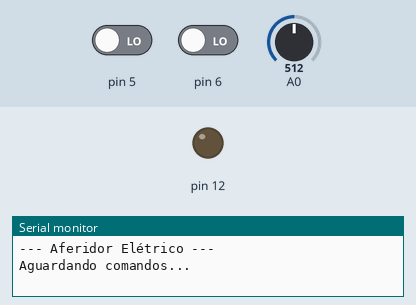
Simulated run of this sketch. Board: Arduino Nano, built with avr-gcc and run on an emulated ATmega328P. Parts: output pins drawn as LEDs (lit = HIGH), the last lines printed to the serial monitor. The inputs (shaded band) are chosen by the test bench; at power-on: pin 6 LOW, pin 5 LOW, A0 = 512.

Above: at 3.2 s.
3.3 s: pin 6 driven HIGH
At 4.5 s:
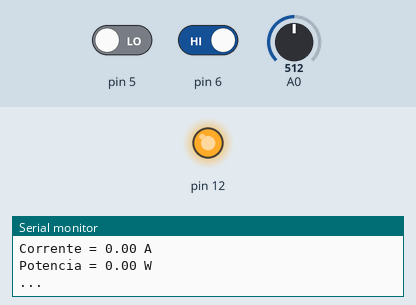
4.8 s: pin 5 driven HIGH
At 5.6 s:
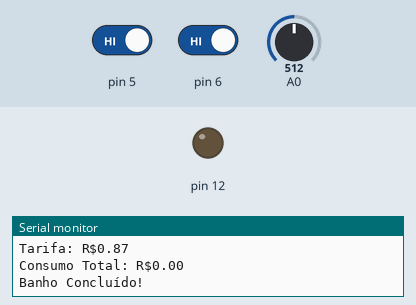
8.0 s: pin 5 driven LOW
At 9.5 s:
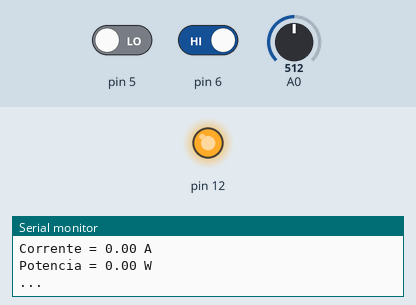
Timing chart, 0 to 11.0 s (numbered marks = the images above; inputs shaded):
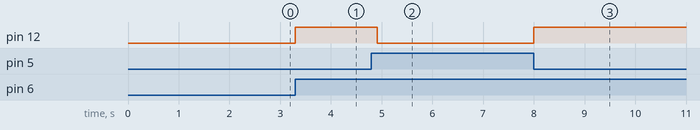

The sketch:

nanoBoardPowerMain.ino
```cpp
/*
CÁLCULO DE CONSUMO DE ENERGIA ELÉTRICA:

TARIFAS:
ANEEL    - R$0.35806
ENERGISA - R$0.60080 + IMPOSTOS(~45%) = R$0.868610


RELAÇÃO JOULES x KWH:
1KWH = 1J/36000000

EQUAÇÃO:
E(R$) = ((MEDIAPOTENCIA(W) x TEMPO(S))/3600000) x TARIFA(R$)

OBS:
A MÉDIA DA POTÊNCIA AFERIDA -> USAR vetor_dinâmico[lista];
TEMPO NO BANHO -> USAR A FUNÇÃO millis();

NO ARDUINO NANO A LISTA CHEGA SOMENTE ATÉ 32 POSIÇÕES...

PORTA I2C: A4 e A5
POWER RODANDO NO CANAL 1

*/

#include <Wire.h>


char t[10];
char p[10];
char c[10];
char strSend[30];
int require = -1;
//MINUTOS:
unsigned long tempo = 0;
//WATTS:
float powerPot = 0;
//R$
float powerCons = 0;

bool fim_banho = false;

float vetCorrente[30];
unsigned long oldTime = 0;
float* list;
size_t count;
unsigned long tempo_minutos = 0;
size_t capacity;
//bool fim_banho = false;
#define TARIFA 0.8686
bool concluir = false;
//float E = 0;
//float media_potencia = 0;
float potencia = 0;

void setup()
{
  Serial.begin(115200);

  //CANAL 1 - POWER
  Wire.begin(1);
  delay(2000);
  Serial.println("--- Aferidor Elétrico ---");
  Serial.println("Aguardando comandos...");
  Serial.println();
  Wire.onReceive(receiveEvent);
  Wire.onRequest(requestEvent);

  pinMode(A0, INPUT);
  pinMode(5, INPUT);
  pinMode(6, INPUT);
  pinMode(12, OUTPUT);
  CreateList(1);//inicializa vetor dinâmico
}

void loop()
{
  if(digitalRead(5))
  {
    //Serial.println("FIM BANHO...");
    fim_banho = true;
    digitalWrite(12, LOW);
    oldTime = 0;
    //tempo_minutos = 0;
  }
  else
  {
    if(digitalRead(6))
    {
        fim_banho = false;
        digitalWrite(12, HIGH);
        afereCorrente();
        concluir = false;
        //validarPotencia();
    }
  }


  if(fim_banho && (concluir == false))
  {
    delay(100);
    //powerPot = potencia;
    fechaConta();
  }
}

// FINALIZA AS COLETAS E REALIZA CÁLCULO DE CONSUMO
void fechaConta()
{

  //tempo_minutos = 40;

  Serial.println();
  Serial.print("Tempo: ");
  Serial.print(tempo_minutos);
  Serial.print(" minutos");
  Serial.println();
  float E = 0;
  float media_potencia = 0;
  for (size_t index = 0; index < count; index++)
  {
    media_potencia = media_potencia + list[index];
    /*
    Serial.println();
    Serial.print("Soma Potência: ");
    Serial.print(media_potencia);
    Serial.println();
    */
  }
  media_potencia = media_potencia/tempo_minutos;
  //powerPot = media_potencia;
  //media_potencia = 3200;

  Serial.println();
  Serial.print("Media Potência: ");
  Serial.print(media_potencia);
  Serial.print(" W");
  Serial.println();

  powerPot = media_potencia;

  //CÁLCULO DE CONSUMO: tempo_minutos é dado em minutos e só conta se o chuveiro estiver consumindo...

  Serial.println();
  Serial.print("Tarifa: R$");
  Serial.print(TARIFA);
  Serial.println();
  if(tempo_minutos != 0)
  {
      E = (((media_potencia * (tempo_minutos*60))/3600000) * TARIFA);
      powerCons = E;
  }
  else E = 0.00;
  delete[] list;
  CreateList(1);//inicializa vetor dinâmico
  Serial.println();
  Serial.print("Consumo Total: R$");
  Serial.print(E);
  Serial.println();
  Serial.println();
  Serial.println("Banho Concluído!");
  Serial.println();
  tempo = tempo_minutos;
  tempo_minutos = 0;
  concluir = true;
}


void afereCorrente()
{
  double maior_Valor = 0;
  double valor_Corrente = 0;
  float tensao = 220;
  //float potencia = 0;

  for(int i = 0; i < 29; i++)
  {
    vetCorrente[i] = analogRead(A0);
    delayMicroseconds(600);
  }

  for(int i = 0; i < 29; i++)
  {
    if(maior_Valor < vetCorrente[i])
    {
      maior_Valor = vetCorrente[i];
    }
  }
  //Serial.println(maior_Valor); // VALOR DECIMAL 10bit
  maior_Valor = maior_Valor * 0.004882812;
  valor_Corrente = maior_Valor - 2.5;
  valor_Corrente = valor_Corrente * 1000;
  valor_Corrente = valor_Corrente / 66;  //sensibilidade : 66mV/A para ACS712 30A / 185mV/A para ACS712 5A
  valor_Corrente = valor_Corrente / 1.41421356;
  if(valor_Corrente <= 0.500)
  {
    valor_Corrente = 0;
  }
  Serial.println();
  Serial.print("Corrente = ");
  Serial.print(valor_Corrente);
  Serial.println(" A");

  potencia = valor_Corrente * tensao;

  Serial.print("Potencia = ");
  Serial.print(potencia);
  Serial.println(" W");

  Serial.print(".");
  delay(100);
  Serial.print(".");
  delay(100);
  Serial.print(".");
  delay(100);

  Serial.println("");

  validarPotencia();
}

void validarPotencia()
{
  // Processa a cada 1 minuto, não entra potencia zero...
  //if(((millis() - oldTime) > 1000) && (potencia != 0))
  if((millis() - oldTime) > 1000)
  {
    Serial.println("Salvando potência no vetor!");
    AddItem(potencia);
    printList();
    oldTime = millis();
    //concluir = false;
    tempo_minutos++;
  }
}

// Crear una nueva lista
void CreateList(size_t _capacity)
{
  list = new float[_capacity];
  capacity = _capacity;
  count = 0;
}

// Añadir elemento al final de la lista
void AddItem(float item)
{
  ++count;

  if (count < capacity)
  {
    size_t newSize = capacity + 1;
    resize(newSize);
  }

  list[count - 1] = item;
}

/* Eliminar ultimo elemento de la lista
void RemoveTail()
{
  --count;
}

// Reducir capacidad de la lista al numero de elementos
void Trim()
{
  resize(count);
}
*/
// Reescalar lista
void resize(size_t newCapacity)
{
  float* newList = new float[newCapacity];
  memmove(newList, list, count  * sizeof(float));
  delete[] list;
  capacity = newCapacity;
  list = newList;
}

// Muestra la lista por Serial para debug
void printList()
{
  /*
  Serial.println();
  Serial.print("Capacidade da Lista:");
  Serial.print(capacity);
  Serial.println();
  */

  Serial.print("  Número de Coletas:");
  Serial.print(count);

  Serial.println();

  Serial.print("  Itens: ");
  for (size_t index = 0; index < count; index++)
  {
    Serial.print(list[index]);
    Serial.print(" / ");
  }
  Serial.println();
}

void receiveEvent(int howMany)
{
  if(Wire.available())
  {
    require = Wire.read();
  }
  Serial.println("Recebendo requisição...");
  Serial.println();
  Serial.print(".");
  delay(100);
  Serial.print(".");
  delay(100);
  Serial.print(".");
  delay(100);
  Serial.println("");
}

void requestEvent()
{
  Serial.println("Enviando dados do banho...");

  dtostrf(tempo, 5, 2, t);
  dtostrf(powerPot, 5, 2, p);
  dtostrf(powerCons, 5, 2, c);

  Serial.println(t);
  Serial.println(p);
  Serial.println(c);

  sprintf(strSend, "%s ; %s ; %s ; " ,t,p,c);
  Wire.write(strSend);
  Serial.println(strSend);
}
```

Measured:
- after the input at 3.3 s, pin 12: LOW → HIGH at once
- after the input at 4.8 s, pin 12: HIGH → LOW after 0.11 s
- after the input at 8.0 s, pin 12: LOW → HIGH at once
